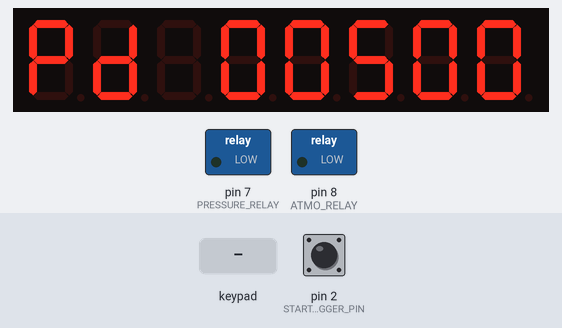
Bench run of a program on a simulated Arduino Nano, built with avr-gcc and run on an emulated ATmega328P. Parts: 8-digit seven-segment display, switched loads named in the program (green lamp = pin HIGH). Inputs (shaded band) come from the test bench; at power-on: pin 2 (START_TRIGGER_PIN) HIGH. EEPROM starts erased.

Above: at 1.2 s.
1.3 s: keypad keys 1 2 3 4 pressed 0.4 s apart
At 3.7 s:
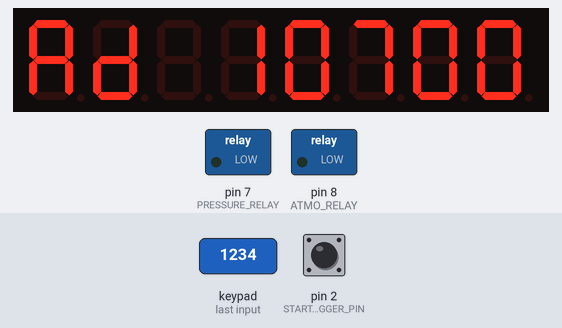
4.4 s: pin 2 (START_TRIGGER_PIN) pulled LOW for 0.15 s
At 5.6 s:
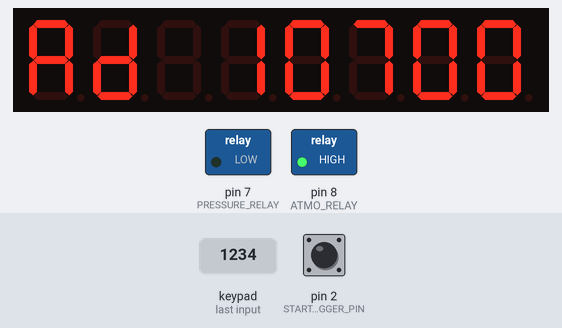
6.5 s: key '1' pressed
At 7.1 s:
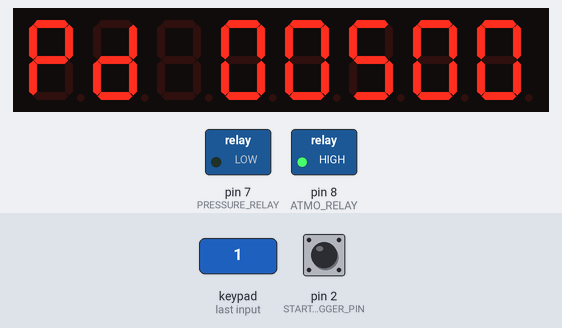
8.1 s: key '2' pressed
At 8.8 s:
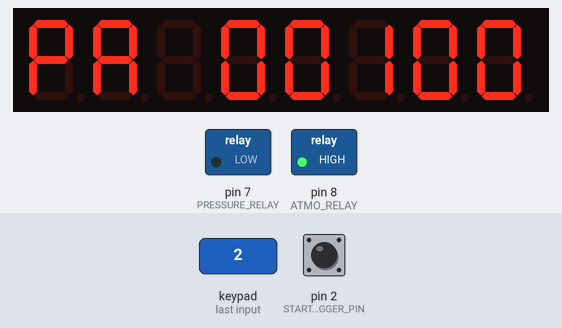
9.7 s: pin 2 (START_TRIGGER_PIN) pulled LOW for 1 s
At 21.8 s:
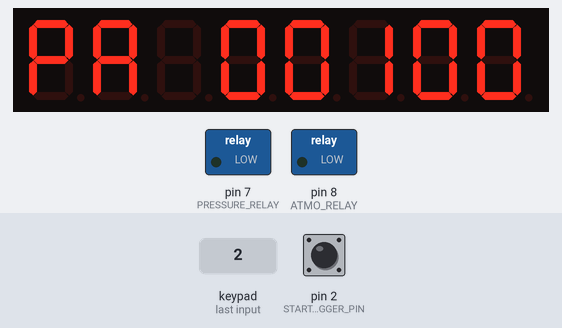
Timing chart, 0 to 22.8 s (numbered marks = the images above; inputs shaded):
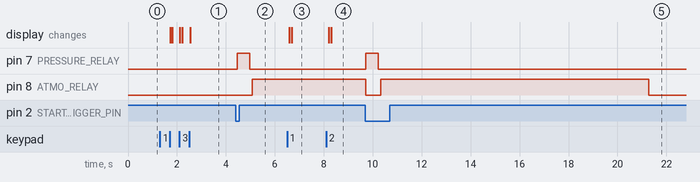

The program:

main.cpp
```cpp
#include <Arduino.h>
#include <stdio.h>
#include <errno.h>
#include <limits.h>
#include <TM1638plus.h> //include the library
#include "settings.h"

#define RELAY_ON  1
#define RELAY_OFF 0

// STR2INT errors
#define STR2INT_SUCCESS 0
#define STR2INT_INCONVERTIBLE 1
#define STR2INT_OVERFLOW 2
typedef uint8_t str2int_errno;

// Menu states
#define MST_PRESSURE_DELAY 1
#define MST_PAUSE 2
#define MST_ATMO_DELAY 3

// Timer states
#define TST_IDLE              0
#define TST_PRESSURE_DELAY    1
#define TST_PAUSE             2
#define TST_ATMO_DELAY        3

// Key definitions
#define KEY_PRESSURE_DELAY    1
#define KEY_PAUSE             2
#define KEY_ATMO_DELAY        4
#define KEY_10_5              8
#define KEY_10_4              16
#define KEY_10_3              32
#define KEY_10_2              64
#define KEY_10_1              128

// Relay control pins
#define PRESSURE_RELAY 7
#define ATMO_RELAY 8

//Start trigger input
#define START_TRIGGER_PIN 2

// GPIO I/O pins on the Arduino connected to strobe, clock, data,
// pick on any I/O you want.
#define STROBE_TM 4     // strobe = GPIO connected to strobe line of module
#define CLOCK_TM 5      // clock = GPIO connected to clock line of module
#define DIO_TM 6        // data = GPIO connected to data line of module
bool high_freq = false; // default false, If using a high freq CPU > ~100 MHZ set to true.

void showMenu();
void updateSettingsFromCurrentValue();
void changeDecimalPlace(uint8_t place);
str2int_errno str2uint16(uint16_t *out, char *s);
void start();

// Constructor object (GPIO STB , GPIO CLOCK , GPIO DIO, use high freq MCU)
TM1638plus tm(STROBE_TM, CLOCK_TM, DIO_TM, high_freq);

char buffer[40];

Settings* settings;

uint16_t currentMenuValue = 0;

uint8_t menuState = MST_PRESSURE_DELAY;
uint8_t oldBtns = 0;

uint16_t cnt = 0;
uint8_t timerState = TST_IDLE;
int oldStartPinState;

enum Prescalers {
    prescaler0, prescaler1, prescaler8, prescaler32,
    prescaler64,  prescaler128,  prescaler256,  prescaler1024
};

void setup() {
  pinMode(PRESSURE_RELAY, OUTPUT);
  pinMode(ATMO_RELAY, OUTPUT);

  digitalWrite(PRESSURE_RELAY, LOW);
  digitalWrite(ATMO_RELAY, LOW);

  pinMode(START_TRIGGER_PIN, INPUT_PULLUP);
  oldStartPinState = digitalRead(START_TRIGGER_PIN);

  tm.displayBegin();

  settings = readSettings();

  cli();
  TCCR2A = 0;
  TCCR2B = prescaler64; //for osc=16MHz - 1mS
  TIMSK2 |= (1<<TOIE2);
  sei();
}

ISR(TIMER2_OVF_vect){
  if (cnt != 0) {
    cnt--;
  } else {
    switch(timerState) {
      case TST_PRESSURE_DELAY:
        digitalWrite(PRESSURE_RELAY, RELAY_OFF);
        digitalWrite(ATMO_RELAY, RELAY_OFF);
        timerState = TST_PAUSE;
        cnt = settings->pauseDelay;
        break;

      case TST_PAUSE:
        digitalWrite(PRESSURE_RELAY, RELAY_OFF);
        digitalWrite(ATMO_RELAY, RELAY_ON);
        timerState = TST_ATMO_DELAY;
        cnt = settings->atmoDelay;
        break;

      case TST_ATMO_DELAY:
      default:
        digitalWrite(PRESSURE_RELAY, RELAY_OFF);
        digitalWrite(ATMO_RELAY, RELAY_OFF);
        timerState = TST_IDLE;
        cnt = 0;
    }
  }
}

void loop() {
  showMenu();

  int startPin = digitalRead(START_TRIGGER_PIN);
  if (startPin == LOW && oldStartPinState == HIGH) {
    start();
  }
  oldStartPinState = startPin;
}

void showMenu() {
  const char *menuPrefix = "???";

  switch (menuState) {
  case MST_PRESSURE_DELAY:
    menuPrefix = "Pd ";
    currentMenuValue = settings->pressureDelay;
    break;
  case MST_PAUSE:
    menuPrefix = "PA ";
    currentMenuValue = settings->pauseDelay;
    break;
  case MST_ATMO_DELAY:
    menuPrefix = "Ad ";
    currentMenuValue = settings->atmoDelay;
    break;
  }

  uint8_t btns = tm.readButtons();

  if (oldBtns == 0) {
    if (btns & KEY_PRESSURE_DELAY) {
      menuState = MST_PRESSURE_DELAY;
      currentMenuValue = settings->pressureDelay;
    }
    else if (btns & KEY_PAUSE) {
      menuState = MST_PAUSE;
      currentMenuValue = settings->pauseDelay;
    }
    else if (btns & KEY_ATMO_DELAY) {
      menuState = MST_ATMO_DELAY;
      currentMenuValue = settings->atmoDelay;
    }
    else if (btns & KEY_10_5) {
      changeDecimalPlace(5);
      updateSettingsFromCurrentValue();
    }
    else if (btns & KEY_10_4) {
      changeDecimalPlace(4);
      updateSettingsFromCurrentValue();
    } else if (btns & KEY_10_3) {
      changeDecimalPlace(3);
      updateSettingsFromCurrentValue();
    }
    else if (btns & KEY_10_2) {
      changeDecimalPlace(2);
      updateSettingsFromCurrentValue();
    }
    else if (btns & KEY_10_1) {
      changeDecimalPlace(1);
      updateSettingsFromCurrentValue();
    }
  }

  oldBtns = btns;

  sprintf(buffer, "%s%05u", menuPrefix, currentMenuValue);
  tm.displayText(buffer);

  delay(100);
}

void changeDecimalPlace(uint8_t place) {
  sprintf(buffer, "%05u", currentMenuValue);

  char symbol = buffer[5 - place];

  if (symbol == '9') {
    symbol = '0';
  }
  else {
    symbol++;
  }

  buffer[5 - place] = symbol;

  uint16_t out = 0;
  str2int_errno resultCode = str2uint16(&out, buffer);
  if (resultCode == STR2INT_SUCCESS) {
    currentMenuValue = out;
  }
  else if (resultCode == STR2INT_OVERFLOW) {
    buffer[5 - place] = '0';
    resultCode = str2uint16(&out, buffer);

    if (resultCode == STR2INT_SUCCESS) {
      currentMenuValue = out;
    }
  }
}

void updateSettingsFromCurrentValue() {
  switch (menuState) {
  case MST_PRESSURE_DELAY:
    settings->pressureDelay = currentMenuValue;
    break;
  case MST_PAUSE:
    settings->pauseDelay = currentMenuValue;
    break;
  case MST_ATMO_DELAY:
    settings->atmoDelay = currentMenuValue;
    break;
  }
  writeSettings();
}

str2int_errno str2uint16(uint16_t *out, char *s) {
  char *end;
  if (s[0] == '\0' || isspace(s[0]))
    return STR2INT_INCONVERTIBLE;
  errno = 0;
  long l = strtol(s, &end, 10);
  if (l > UINT_MAX || (errno == ERANGE && l == LONG_MAX))
    return STR2INT_OVERFLOW;
  if (*end != '\0')
    return STR2INT_INCONVERTIBLE;
  *out = l;
  return STR2INT_SUCCESS;
}

void start() {
  cli();
  digitalWrite(PRESSURE_RELAY, RELAY_ON);
  digitalWrite(ATMO_RELAY, RELAY_OFF);
  timerState = TST_PRESSURE_DELAY;
  cnt = settings->pressureDelay;
  sei();
}
```

settings.h
```cpp
#ifndef SETTINGS_MODULE

#include <stdio.h>

#define SETTINGS_MODULE

#define ADR_PRESSURE_DELAY 0
#define ADR_PAUSE_DELAY 2
#define ADR_ATMO_DELAY 4
#define ADR_CHECKSUM 6

#define INIT_PRESSURE_DELAY 500
#define INIT_PAUSE_DELAY 100
#define INIT_ATMO_DELAY 700

typedef struct {
    uint16_t pressureDelay;
    uint16_t pauseDelay;
    uint16_t atmoDelay;
    uint8_t checkSum;
} Settings;

Settings* readSettings();
uint16_t readEepromUInt16(int adr);
void writeEepromUInt16(int adr, uint16_t value);
void writeSettings();

#endif
```

settings.cpp
```cpp
#include <Arduino.h>
#include <EEPROM.h>
#include "settings.h"

Settings _settings;

Settings* readSettings() {
    uint8_t chk = 0;

    for (int i = 0; i < ADR_CHECKSUM; i++){
        chk += EEPROM.read(i);
    }

    if (EEPROM.read(ADR_CHECKSUM) == chk) {
        _settings.pressureDelay = readEepromUInt16(ADR_PRESSURE_DELAY);
        _settings.pauseDelay = readEepromUInt16(ADR_PAUSE_DELAY);
        _settings.atmoDelay = readEepromUInt16(ADR_ATMO_DELAY);
    } else {
        _settings.pressureDelay = INIT_PRESSURE_DELAY;
        _settings.pauseDelay = INIT_PAUSE_DELAY;
        _settings.atmoDelay = INIT_ATMO_DELAY;
    }


    return &_settings;
}

void writeSettings() {
    writeEepromUInt16(ADR_PRESSURE_DELAY, _settings.pressureDelay);
    writeEepromUInt16(ADR_PAUSE_DELAY, _settings.pauseDelay);
    writeEepromUInt16(ADR_ATMO_DELAY, _settings.atmoDelay);

    uint8_t chk = 0;
    chk += (uint8_t)(_settings.pressureDelay >> 8);
    chk += (uint8_t)_settings.pressureDelay;
    chk += (uint8_t)(_settings.pauseDelay >> 8);
    chk += (uint8_t)_settings.pauseDelay;
    chk += (uint8_t)(_settings.atmoDelay >> 8);
    chk += (uint8_t)_settings.atmoDelay;

    EEPROM.write(ADR_CHECKSUM, chk);
}

uint16_t readEepromUInt16(int adr) {
    return (((uint16_t)EEPROM.read(adr)) << 8) | ((uint16_t)EEPROM.read(adr + 1));
}

void writeEepromUInt16(int adr, uint16_t value) {
    EEPROM.write(adr, value >> 8);
    EEPROM.write(adr + 1, value);
}
```

Measured:
- after the input at 1.3 s, the display: first changes after 0.42 s (image 1 shows a later state)
- after the input at 4.4 s, pin 7 (PRESSURE_RELAY): LOW → HIGH after 0.06 s, → LOW 0.51 s later; pin 8 (ATMO_RELAY): LOW → HIGH after 0.68 s
- after the input at 6.5 s, the display: first changes after 0.08 s (image 3 shows a later state)
- after the input at 8.1 s, the display: first changes after 0.10 s (image 4 shows a later state)
- after the input at 9.7 s, pin 7 (PRESSURE_RELAY): LOW → HIGH at once, → LOW 0.51 s later; pin 8 (ATMO_RELAY): HIGH → LOW after 0.01 s instead of 6.3 s
